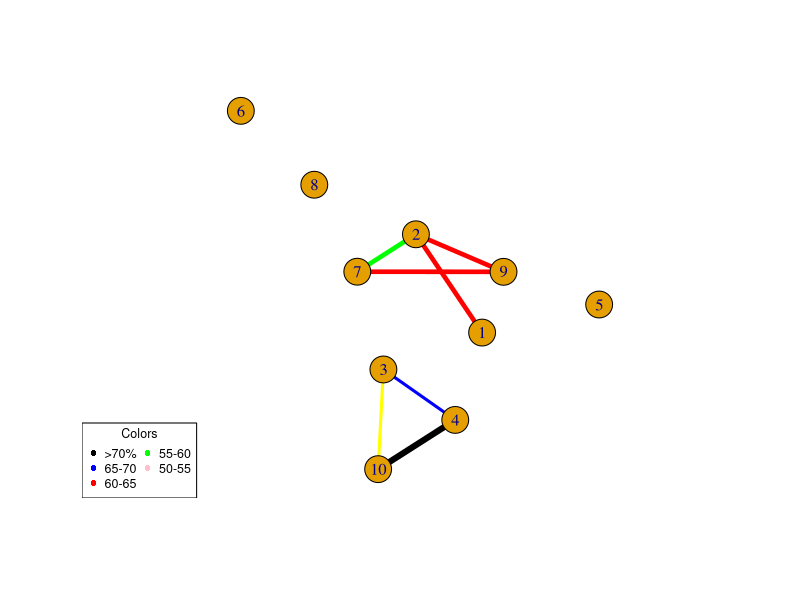

The R script that drew this image:
require(xts)
require(quantmod)
require(igraph)
cor_mat<- matrix( runif(100), nr=10 )
cor_mat[ lower.tri(cor_mat, diag=TRUE) ]<- 0
cor_mat[ abs(cor_mat) < 0.5] <- 0

graph <- graph.adjacency(cor_mat>0.5, weighted=TRUE, mode="upper")
E(graph)$weight<-t(cor_mat)[abs(t(cor_mat))>0.5]
E(graph)[ weight>0.7 ]$color <- "black"
E(graph)[ weight>=0.65 & weight<0.7 ]$color <- "red"
E(graph)[ weight>=0.6 &weight<0.65 ]$color <- "green"
E(graph)[ weight>=0.55 &weight<0.6 ]$color <- "blue"
E(graph)[ weight<0.55  ]$color <- "yellow"
V(graph)$label<- seq(1:10)#V(graph)$name
graph$layout <- layout.fruchterman.reingold
factor<-as.factor(cut(E(graph)$weight*10,c(4,5,6,7,8),labels=c(1,10,20,30)))
png('corr_network.png',width=500)
plot(decompose.graph(graph)[[which.max(sapply(decompose.graph(graph), vcount))]],edge.width =as.numeric(factor)*1.5,frame=T)
legend("bottomleft", title="Colors", cex=0.75, pch=16, col=c("black", "blue","red", "green","pink"), legend=c(">70%", "65-70","60-65","55-60","50-55"), ncol=2)
dev.off()